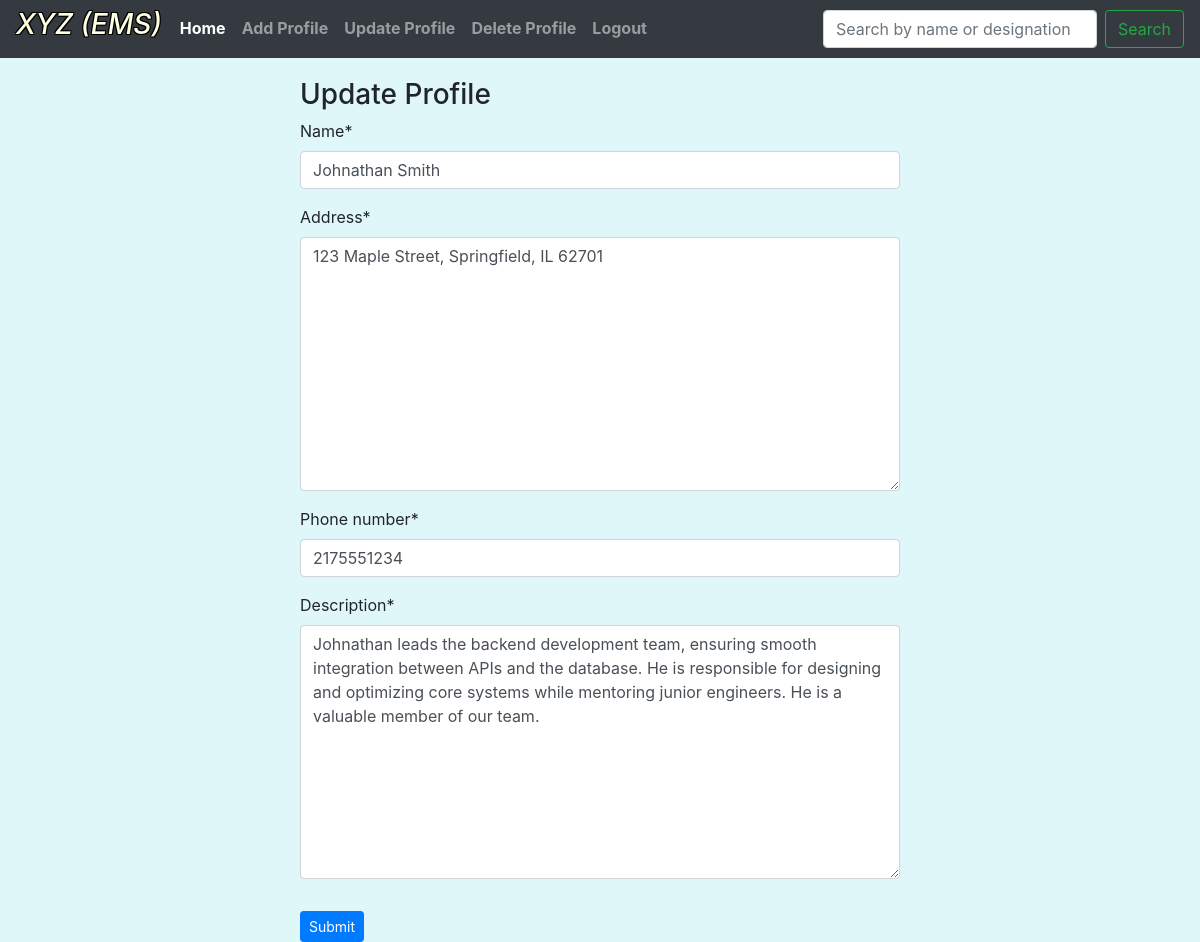
The app's page /user/update_profile/ (signed in) with its own data.
### user/models.py (models this page shows, shortened)
class Profile(models.Model):
    user = models.OneToOneField(User, on_delete=models.CASCADE)
    name = models.CharField(max_length=100)
    address = models.TextField()
    phone_number = models.CharField(max_length=15, validators=[validate_phone_number])
    salary = models.DecimalField(max_digits=10, decimal_places=2)
    designation = models.CharField(max_length=100)
    description = models.TextField()

### user/views.py (the view)
# urls.py: path("update_profile/", views.update_profile, name="update_profile"),
@login_required
def update_profile(request):
    try:
        profile = Profile.objects.get(user=request.user)
    except ObjectDoesNotExist:
        messages.error(request, "No profile found.")
        return redirect("add_profile")
    if request.method == "POST":
        form = UpdateProfile(request.POST, instance=profile)
        if form.is_valid():
            form.save()
            messages.success(request, "Profile has been updated.")
            return redirect("home")
        else:
            messages.error(request, "Invalid form submission.")
    else:
        form = UpdateProfile(instance=profile)
    return render(
        request, "update_profile.html", {"form": form, "type": "Update Profile"}
    )

### user/forms.py
class UpdateProfile(forms.ModelForm):
    class Meta:
        model = Profile
        exclude = ["user", "salary", "designation"]

### user/templates/update_profile.html
{% extends 'base.html'%} {% block content %} {% load crispy_forms_tags %}
<form
  action=""
  method="post"
  style="margin: auto; width: 50%; margin-top: 20px"
>
  <h3 class="fw-bold">{{type}}</h3>
  {% csrf_token %} {{ form | crispy }}
  <button class="btn btn-sm btn-primary mt-3" type="submit">Submit</button>
</form>
{% endblock %}

### templates/base.html (style rules this page uses)
body { background-color: #e0f7fa; }

### records on screen
Profile: name "Johnathan Smith", address "123 Maple Street, Springfield, IL 62701", phone_number "2175551234", description "Johnathan leads the backend development team, ensuring smooth integration between APIs and the database. He is responsible for designing and optimizing core systems while mentoring junior engineers. He is a valuable member of our team."

### other values on screen
{{ type }} "Update Profile"
